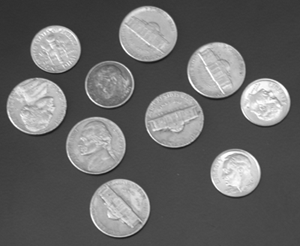
#> input picture opencvProject/images/coins.png, 300 x 246 px
$ python labeling.py
#> lines starting #> are read from the running program, lines starting #| are printed output that depends on the picture; after the words box and inside, x2 and y2 are one past the last pixel; in counts of white or black regions, pixels touching at a corner belong together
# namecard\\labeling.py
# 이미지 입력 => 그레이스케일로 입력 => 이진화 작업(검정, 흰색) : threshold => 라벨링 처리

import cv2
import numpy as np
import sys
import random

src = cv2.imread('../images/coins.png', cv2.IMREAD_GRAYSCALE)
#> src is the input picture: shape (246, 300); min 23, max 255, mean 103

if src is None:
    print('Image load failed!')
    sys.exit()


# w (width : 가로 => 열), h (height : 세로 => 행) ==> h(행), w(열)
print('src.shape : ', src.shape)    # 해상도 (246, 300)
#| src.shape :  (246, 300)
h, w = src.shape[:2]    # [begin : end] => begin 부터 end -1 위치까지 추출
#> h = 246; w = 300
# [:2] == [0 : 2] == 0, 1 추출 => 인덱스 0의 값 246이 h 에 대입, 인덱스 1의 값 300은 w에 대입
print('h : ', h)
#| h :  246
print('w : ', w)
#| w :  300

# 3차원 행렬(매트릭스) 만들기 : 각 픽셀에 표시할 레이블(숫자) 기록용 행렬을 준비하는 것
dst1 = np.zeros((h, w, 3), np.uint8)  # 각 픽셀에 기록할 숫자의 자료형 1바이트 비부호 정수, 기본 0
dst2 = np.zeros((h, w, 3), np.uint8)  # unit8 : unsigned 8 bit int, 0 ~ 255 정수만 사용
# int8 : 정수 8비트 (-128 ~ -1, 0, 1 ~ 127), uint8 : 0 ~ 255
print(type(dst1))
#| <class 'numpy.ndarray'>
# print(dst1)

# 전처리 (pre-processing)
# print('blur before ---------------------------------')
# print(src)

# 검정(0)과 흰색(1)으로 바꾸는 이진화 처리
_, src_bin = cv2.threshold(src, 0, 255, cv2.THRESH_OTSU)
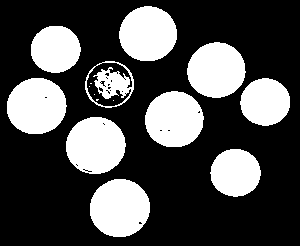
#> src_bin: shape (246, 300); 30.2% white; 15 white regions (5 under 20 px)
# print('src_bin : ', src_bin)

# 레이블링 : 흰색 영역별 픽셀에 랜덤값으로 색상을 만들어서 추출된 픽셀 위치에 색상값 기록
cnt, labels, stats, centroids = cv2.connectedComponentsWithStats(src_bin)
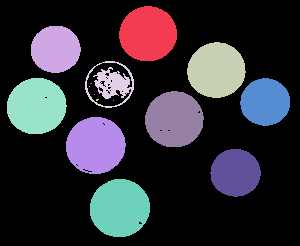
#> labels: shape (246, 300) int32; 16 distinct labels, from 0 to 15; one colour per label, 0 black
#> cnt = 16; stats = 16 rows, first 6: [0, 0, 300, 246, 51510], [119, 6, 58, 55, 2510], [31, 26, 50, 47, 1854], [187, 42, 59, 56, 2544], [85, 61, 49, 47, 964], [7, 78, 60, 56, 2649]; centroids = 16 rows, first 8: [152.1, 127.1], [147.6, 33.44], [55.15, 48.86], [215.9, 69.79], [111.3, 83.51], [36.14, 105.7], [264.8, 101.6], [90.5, 83]
# [5 lines of commented-out code are left out]

for i in range(1, cnt):
    # 랜덤하게 rgb 색을 만듦
    random_color = (random.randint(0, 255), random.randint(0, 255), random.randint(0, 255))
    # 라벨링을 위해 준비된 행렬에 추출된 코인(흰색 영역) 부분에 색을 칠함(라벨링)
    dst1[labels == i] = random_color
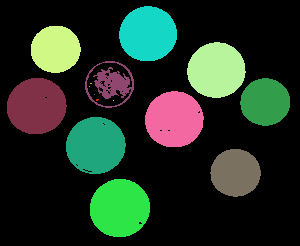
#> dst1: shape (246, 300, 3); mean of channels 0, 1, 2 36.6, 49.7, 34.5; drawn as B, G, R
print('dst1 : ', dst1)
#> (printed output is left out)

# 외곽선 검출
countours, _ = cv2.findContours(src_bin, cv2.RETR_LIST, cv2.CHAIN_APPROX_NONE)
#> countours = 46 contours, 35 with area under 20; largest, box (x1, y1, x2, y2) and area: (90, 179, 150, 237) 2670, (66, 117, 126, 174) 2598, (7, 78, 67, 134) 2568, (145, 91, 204, 147) 2512, (187, 42, 246, 98) 2464
# print(type(countours))
# print(len(countours))   # 외곽선에 해당되는 픽셀의 위치값들 [[(y행, x열)], [], []...]

# 외곽선에 해당되는 픽셀에 색을 지정함 : dst2 에 외곽선 색 저장
for i in range(len(countours)): # 각 외곽선 픽셀에 색칠함
    # 랜덤하게 rgb 색 만듦
    random_color = (random.randint(0, 255), random.randint(0, 255), random.randint(0, 255))
    cv2.drawContours(dst2, countours, i, random_color, 3)   # 테두리선 그리기
#> this loop made 46 passes
#> random_color on passes 1 to 12: (41, 163, 250), (55, 154, 149), (63, 170, 104), (147, 227, 46), (197, 162, 123), (148, 94, 96), (95, 16, 133), (243, 35, 45), (66, 76, 19), (41, 200, 141), (120, 110, 214), (140, 230, 252)
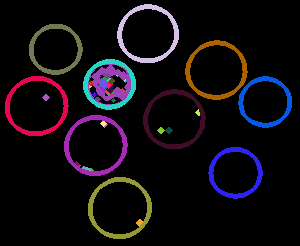
#> dst2: shape (246, 300, 3); mean of channels 0, 1, 2 15.9, 11.1, 15.2; drawn as B, G, R

# 각 단계별 이미지 처리 결과 확인
cv2.imshow('src', src)
cv2.imshow('src_bin', src_bin)
cv2.imshow('dst1', dst1)
cv2.imshow('dst2', dst2)

cv2.waitKey()
cv2.destroyAllWindows()

$ run again, with opencvProject/images/namecard1.jpg saved as opencvProject/images/coins.png
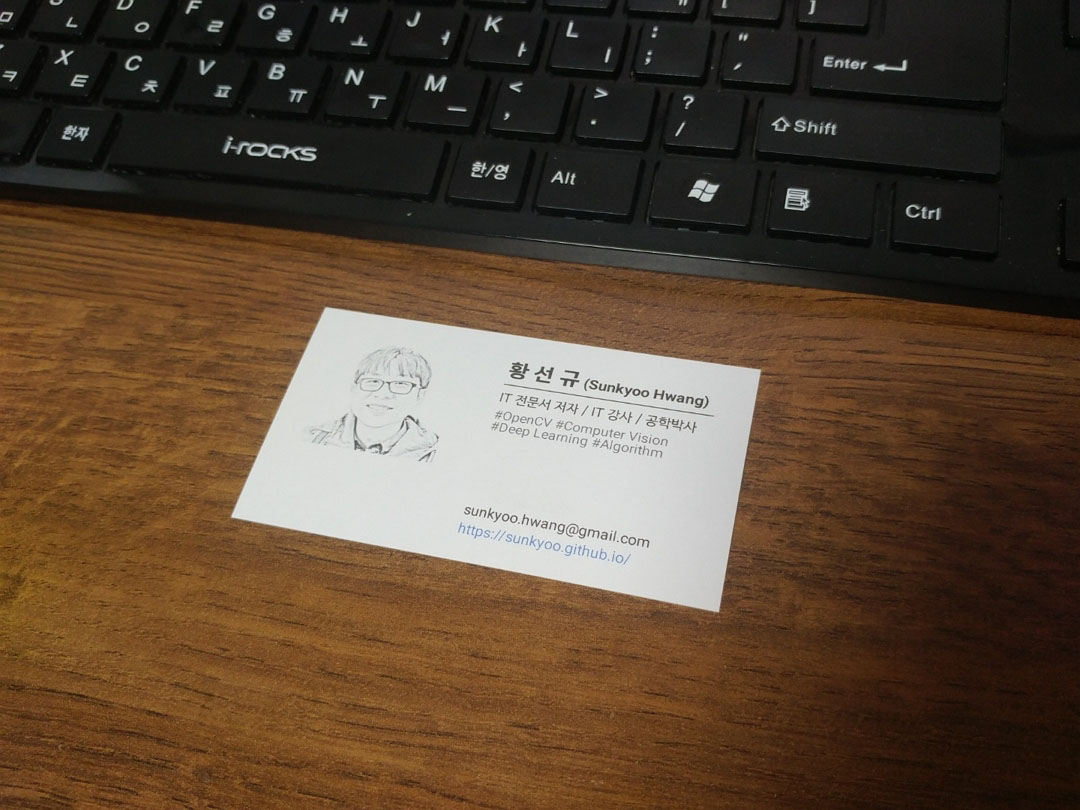
#> input picture opencvProject/images/namecard1.jpg, 1080 x 810 px
#| src.shape :  (810, 1080)
#| h :  810
#| w :  1080
#| <class 'numpy.ndarray'>
#> src_bin: shape (810, 1080); 12.9% white; 116 white regions (46 under 20 px)
#> labels: shape (810, 1080) int32; 117 distinct labels, from 0 to 116
#> cnt = 117; stats = 117 rows, first 6: [0, 0, 1080, 810, 761740], [50, 0, 12, 5, 30], [117, 0, 16, 9, 57], [186, 1, 15, 12, 61], [679, 0, 3, 5, 11], [684, 0, 3, 5, 13]; centroids = 117 pairs, first value 0.875 to 937.4, second value 1.77 to 632
#> after the loop `for i in range(1, cnt):`:
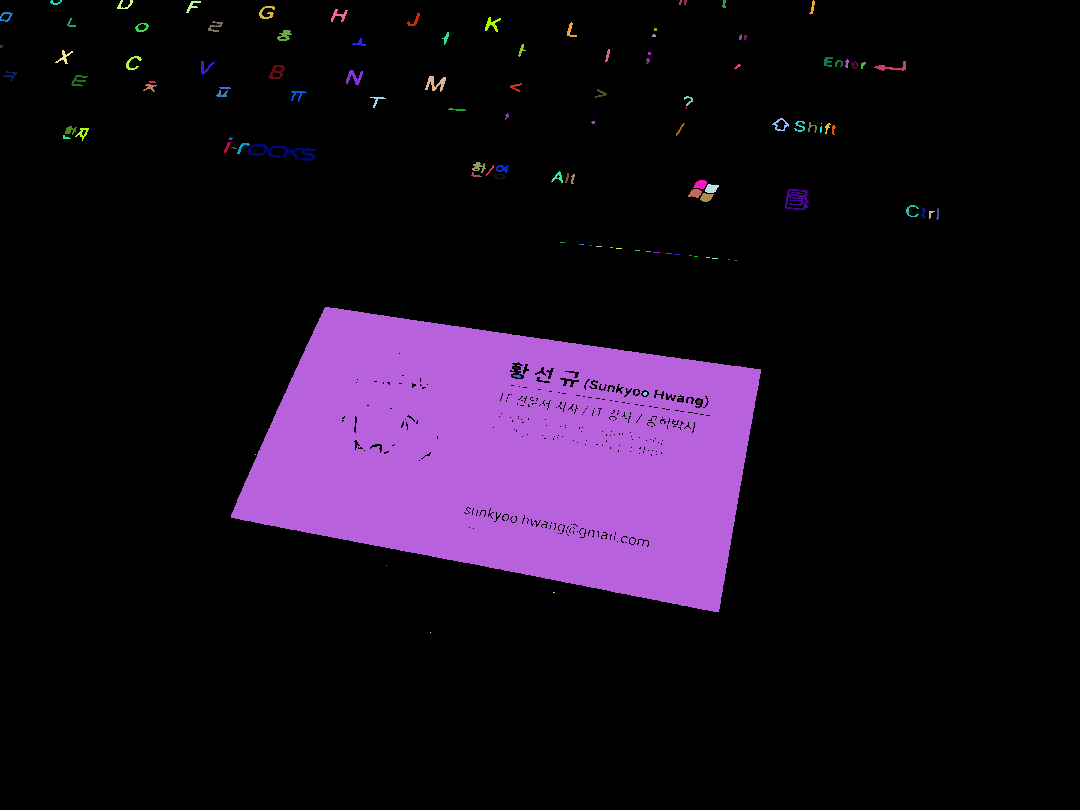
#> dst1: shape (810, 1080, 3); mean of channels 0, 1, 2 27.9, 12.8, 23.3; drawn as B, G, R
#> (printed output is left out)
#> countours = 511 contours, 422 with area under 20; largest, box (x1, y1, x2, y2) and area: (231, 307, 761, 612) 109538, (785, 189, 809, 210) 389, (247, 144, 316, 161) 370, (509, 361, 525, 380) 182, (269, 65, 285, 79) 146
#> the loop `for i in range(len(countours)):` made 511 passes
#> random_color on passes 1 to 3: (255, 103, 112), (4, 174, 162), (164, 18, 75)
#> after the loop `for i in range(len(countours)):`:
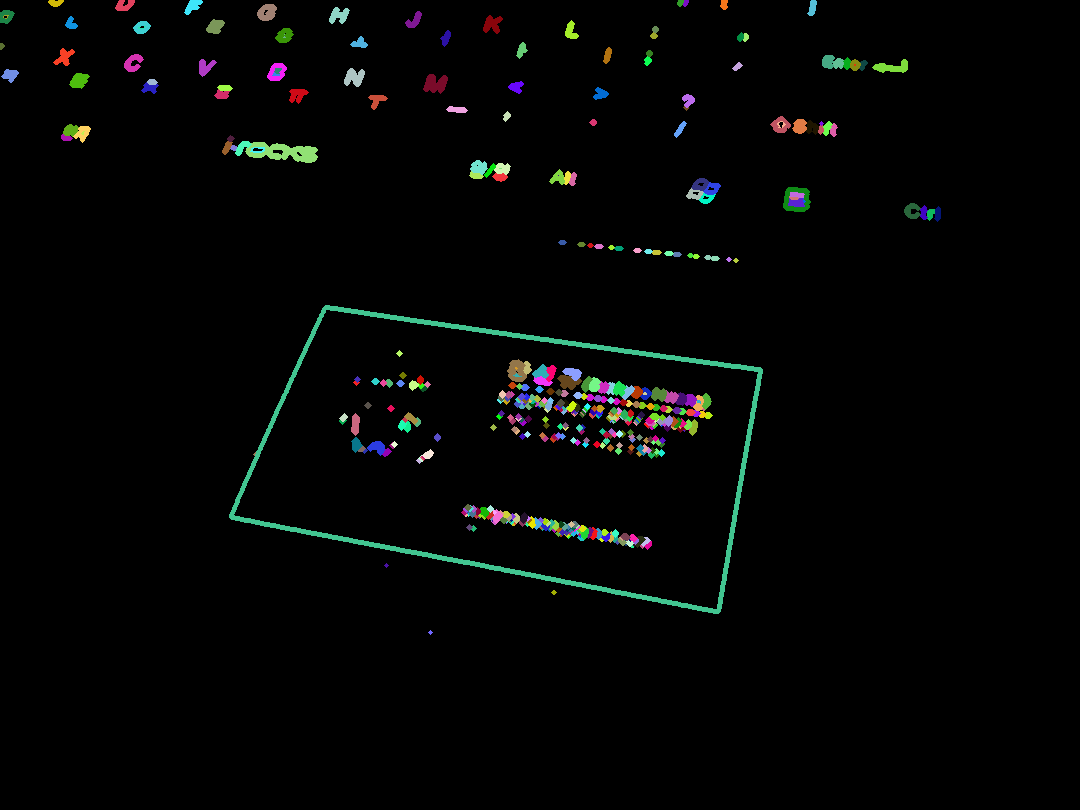
#> dst2: shape (810, 1080, 3); mean of channels 0, 1, 2 4.4, 5.1, 4; drawn as B, G, R
